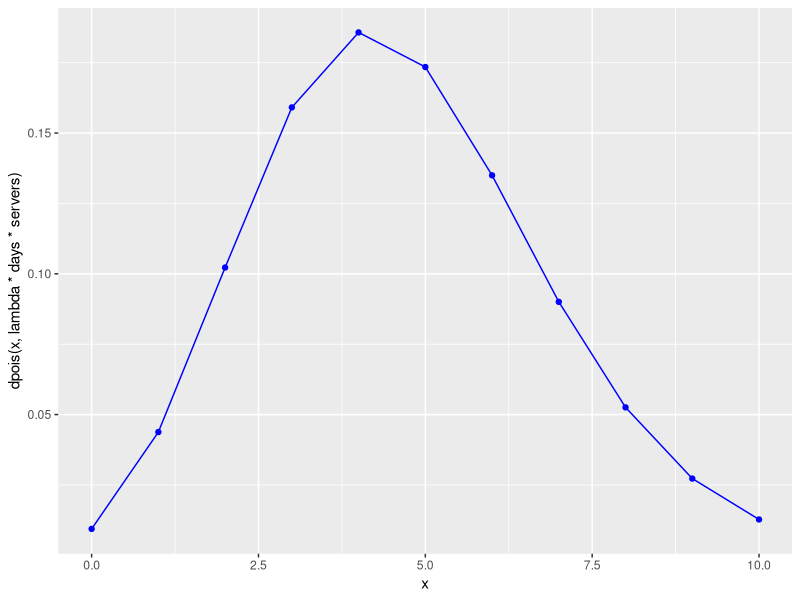

Reproduce this figure in R.
## ---- chunk 1
library(ggplot2)
## ---- chunk 2
HOURS <- 24
MIN <- 60
SEC <- 60
INCIDENT <- 8
KEEPALIVE_EVENT <- 22204800
lambda <-  INCIDENT/KEEPALIVE_EVENT * (HOURS * MIN * SEC/10)
## ---- chunk 3
servers <- 50
days <- 30
## ---- chunk 4
zero_rate <- ppois(1, lambda*servers*days) - dpois(1, lambda*servers*days)
zero_rate
## ---- chunk 5
once_rate <- dpois(1, lambda*servers*days)
once_rate
## ---- chunk 6
err_rate <- 1 - zero_rate
err_rate
## ---- chunk 7
ggplot(data.frame(x=c(0:10)), aes(x, y=dpois(x, lambda*days*servers))) + geom_point(colour="blue") + geom_line(colour="blue")
